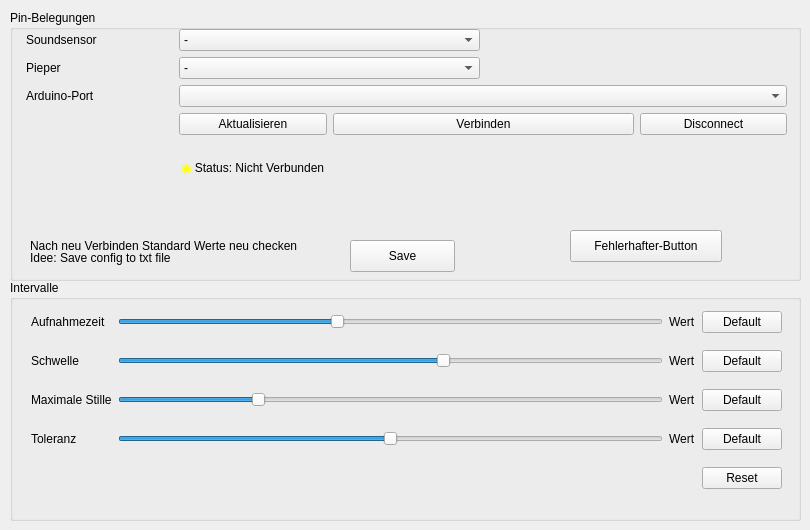
    <widget class="QWidget" name="Konfiguration">
     <attribute name="title">
      <string>Konfiguration</string>
     </attribute>
     <widget class="QGroupBox" name="groupConfigPin">
      <property name="geometry">
       <rect>
        <x>10</x>
        <y>10</y>
        <width>791</width>
        <height>271</height>
       </rect>
      </property>
      <property name="title">
       <string>Pin-Belegungen</string>
      </property>
      <widget class="QWidget" name="layoutWidget">
       <property name="geometry">
        <rect>
         <x>16</x>
         <y>19</y>
         <width>761</width>
         <height>181</height>
        </rect>
       </property>
       <layout class="QGridLayout" name="gridLayout_2">
        <item row="3" column="1">
         <widget class="QPushButton" name="configPinAktualisierenBtn">
          <property name="text">
           <string>Aktualisieren</string>
          </property>
         </widget>
        </item>
        <item row="3" column="2" colspan="2">
         <widget class="QPushButton" name="configPinVerbinden">
          <property name="text">
           <string>Verbinden</string>
          </property>
         </widget>
        </item>
        <item row="2" column="1" colspan="4">
         <widget class="QComboBox" name="configPinArduino">
          <property name="currentIndex">
           <number>-1</number>
          </property>
          <property name="maxVisibleItems">
           <number>14</number>
          </property>
         </widget>
        </item>
        <item row="1" column="0">
         <widget class="QLabel" name="configPinPieperTitel">
          <property name="text">
           <string>Pieper</string>
          </property>
         </widget>
        </item>
        <item row="0" column="0">
         <widget class="QLabel" name="configPinSoundTitel">
          <property name="text">
           <string>Soundsensor</string>
          </property>
         </widget>
        </item>
        <item row="2" column="0">
         <widget class="QLabel" name="configPinArduinoTitel">
          <property name="text">
           <string>Arduino-Port</string>
          </property>
         </widget>
        </item>
        <item row="4" column="1" colspan="4">
         <widget class="QLabel" name="configPinStatus1">
          <property name="enabled">
           <bool>true</bool>
          </property>
          <property name="text">
           <string>&lt;table&gt;&lt;tr&gt;&lt;td&gt;&lt;span style='color:yellow;'&gt;◉   &lt;/span&gt;Status: Nicht Verbunden&lt;/td&gt;&lt;/tr&gt;&lt;tr&gt;&lt;td&gt;&amp;nbsp;&lt;/td&gt;&lt;/tr&gt;&lt;/table&gt;</string>
          </property>
         </widget>
        </item>
        <item row="3" column="4">
         <widget class="QPushButton" name="configPinDisconnect">
          <property name="text">
           <string>Disconnect</string>
          </property>
         </widget>
        </item>
        <item row="0" column="1" colspan="2">
         <widget class="QComboBox" name="configPinSound">
          <property name="maxVisibleItems">
           <number>6</number>
          </property>
          <item>
           <property name="text">
            <string>-</string>
           </property>
          </item>
          <item>
           <property name="text">
            <string>A0</string>
           </property>
          </item>
          <item>
           <property name="text">
            <string>A1</string>
           </property>
          </item>
          <item>
           <property name="text">
            <string>A2</string>
           </property>
          </item>
          <item>
           <property name="text">
            <string>A3</string>
           </property>
          </item>
          <item>
           <property name="text">
            <string>A4</string>
           </property>
          </item>
          <item>
           <property name="text">
            <string>A5</string>
           </property>
          </item>
         </widget>
        </item>
        <item row="1" column="1" colspan="2">
         <widget class="QComboBox" name="configPinPieper">
          <property name="currentIndex">
           <number>0</number>
          </property>
          <property name="maxVisibleItems">
           <number>14</number>
          </property>
          <item>
           <property name="text">
            <string>-</string>
           </property>
          </item>
          <item>
           <property name="text">
            <string>0</string>
           </property>
          </item>
          <item>
           <property name="text">
            <string>1</string>
           </property>
          </item>
          <item>
           <property name="text">
            <string>2</string>
           </property>
          </item>
          <item>
           <property name="text">
            <string>3</string>
           </property>
          </item>
          <item>
           <property name="text">
            <string>4</string>
           </property>
          </item>
          <item>
           <property name="text">
            <string>5</string>
           </property>
          </item>
          <item>
           <property name="text">
            <string>6</string>
           </property>
          </item>
          <item>
           <property name="text">
            <string>7</string>
           </property>
          </item>
          <item>
           <property name="text">
            <string>8</string>
           </property>
          </item>
          <item>
           <property name="text">
            <string>9</string>
           </property>
          </item>
          <item>
           <property name="text">
            <string>10</string>
           </property>
          </item>
          <item>
           <property name="text">
            <string>11</string>
           </property>
          </item>
          <item>
           <property name="text">
            <string>12</string>
           </property>
          </item>
          <item>
           <property name="text">
            <string>13</string>
           </property>
          </item>
         </widget>
        </item>
       </layout>
      </widget>
      <widget class="QLabel" name="label_2">
       <property name="geometry">
        <rect>
         <x>20</x>
         <y>220</y>
         <width>551</width>
         <height>31</height>
        </rect>
       </property>
       <property name="text">
        <string>Nach neu Verbinden Standard Werte neu checken</string>
       </property>
      </widget>
      <widget class="QPushButton" name="configSaveBtn">
       <property name="geometry">
        <rect>
         <x>340</x>
         <y>230</y>
         <width>105</width>
         <height>32</height>
        </rect>
       </property>
       <property name="text">
        <string>Save</string>
       </property>
      </widget>
      <widget class="QLabel" name="label">
       <property name="geometry">
        <rect>
         <x>20</x>
         <y>240</y>
         <width>271</width>
         <height>16</height>
        </rect>
       </property>
       <property name="text">
        <string>Idee: Save config to txt file</string>
       </property>
      </widget>
      <widget class="QPushButton" name="configPinDisconnect_3">
       <property name="geometry">
        <rect>
         <x>560</x>
         <y>220</y>
         <width>152</width>
         <height>32</height>
        </rect>
       </property>
       <property name="text">
        <string>Fehlerhafter-Button</string>
       </property>
      </widget>
     </widget>
     <widget class="QGroupBox" name="groupConfigInt">
      <property name="geometry">
       <rect>
        <x>10</x>
        <y>280</y>
        <width>791</width>
        <height>241</height>
       </rect>
      </property>
      <property name="title">
       <string>Intervalle</string>
      </property>
      <widget class="QWidget" name="layoutWidget">
       <property name="geometry">
        <rect>
         <x>21</x>
         <y>20</y>
         <width>751</width>
         <height>203</height>
        </rect>
       </property>
       <layout class="QGridLayout" name="gridLayout">
        <item row="4" column="3">
         <widget class="QPushButton" name="configIntAllDef">
          <property name="text">
           <string>Reset</string>
          </property>
         </widget>
        </item>
        <item row="3" column="3">
         <widget class="QPushButton" name="configIntToleranzDef">
          <property name="text">
           <string>Default</string>
          </property>
         </widget>
        </item>
        <item row="3" column="2">
         <widget class="QLabel" name="configIntToleranzWert">
          <property name="text">
           <string>Wert</string>
          </property>
         </widget>
        </item>
        <item row="3" column="1">
         <widget class="QSlider" name="configIntToleranz">
          <property name="cursor">
           <cursorShape>SizeHorCursor</cursorShape>
          </property>
          <property name="maximum">
           <number>1000</number>
          </property>
          <property name="value">
           <number>500</number>
          </property>
          <property name="tracking">
           <bool>true</bool>
          </property>
          <property name="orientation">
           <enum>Qt::Horizontal</enum>
          </property>
         </widget>
        </item>
        <item row="3" column="0">
         <widget class="QLabel" name="configIntTolerantTitel">
          <property name="text">
           <string>Toleranz</string>
          </property>
         </widget>
        </item>
        <item row="2" column="3">
         <widget class="QPushButton" name="configIntStilleDef">
          <property name="text">
           <string>Default</string>
          </property>
         </widget>
        </item>
        <item row="2" column="2">
         <widget class="QLabel" name="configIntStilleWert">
          <property name="text">
           <string>Wert</string>
          </property>
         </widget>
        </item>
        <item row="2" column="1">
         <widget class="QSlider" name="configIntStille">
          <property name="cursor">
           <cursorShape>SizeHorCursor</cursorShape>
          </property>
          <property name="minimum">
           <number>1</number>
          </property>
          <property name="maximum">
           <number>5</number>
          </property>
          <property name="value">
           <number>2</number>
          </property>
          <property name="tracking">
           <bool>true</bool>
          </property>
          <property name="orientation">
           <enum>Qt::Horizontal</enum>
          </property>
         </widget>
        </item>
        <item row="2" column="0">
         <widget class="QLabel" name="configIntStilleTitel">
          <property name="text">
           <string>Maximale Stille</string>
          </property>
         </widget>
        </item>
        <item row="1" column="3">
         <widget class="QPushButton" name="configIntSchwelleDef">
          <property name="text">
           <string>Default</string>
          </property>
         </widget>
        </item>
        <item row="1" column="2">
         <widget class="QLabel" name="configIntSchwelleWert">
          <property name="text">
           <string>Wert</string>
          </property>
         </widget>
        </item>
        <item row="1" column="1">
         <widget class="QSlider" name="configIntSchwelle">
          <property name="cursor">
           <cursorShape>SizeHorCursor</cursorShape>
          </property>
          <property name="maximum">
           <number>10</number>
          </property>
          <property name="value">
           <number>6</number>
          </property>
          <property name="tracking">
           <bool>true</bool>
          </property>
          <property name="orientation">
           <enum>Qt::Horizontal</enum>
          </property>
         </widget>
        </item>
        <item row="1" column="0">
         <widget class="QLabel" name="configIntSchwelleTitel">
          <property name="text">
           <string>Schwelle</string>
          </property>
         </widget>
        </item>
        <item row="0" column="3">
         <widget class="QPushButton" name="configIntAufnahmeDef">
          <property name="text">
           <string>Default</string>
          </property>
         </widget>
        </item>
        <item row="0" column="2">
         <widget class="QLabel" name="configIntAufnahmeWert">
          <property name="text">
           <string>Wert</string>
          </property>
         </widget>
        </item>
        <item row="0" column="1">
         <widget class="QSlider" name="configIntAufnahme">
          <property name="cursor">
           <cursorShape>SizeHorCursor</cursorShape>
          </property>
          <property name="maximum">
           <number>100</number>
          </property>
          <property name="value">
           <number>40</number>
          </property>
          <property name="tracking">
           <bool>true</bool>
          </property>
          <property name="orientation">
           <enum>Qt::Horizontal</enum>
          </property>
         </widget>
        </item>
        <item row="0" column="0">
         <widget class="QLabel" name="configIntAufnahmeTitel">
          <property name="text">
           <string>Aufnahmezeit</string>
          </property>
         </widget>
        </item>
       </layout>
      </widget>
     </widget>
    </widget>
